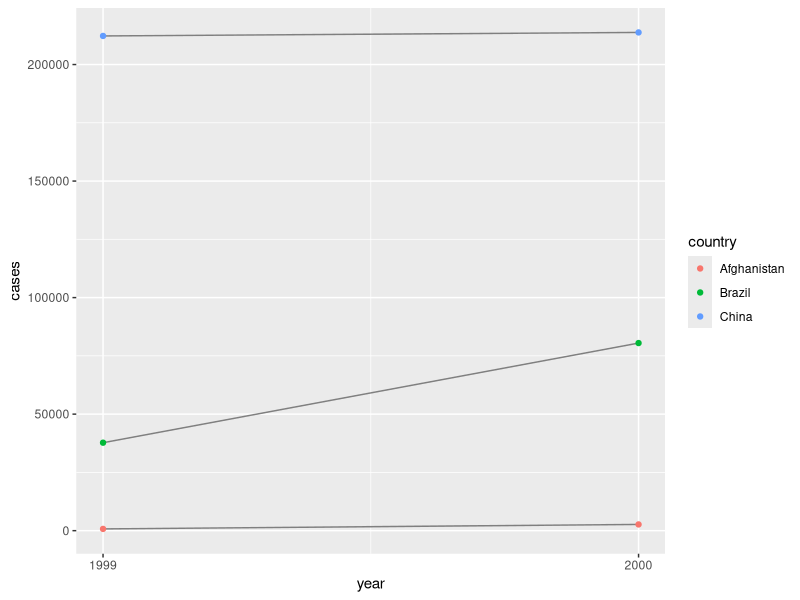
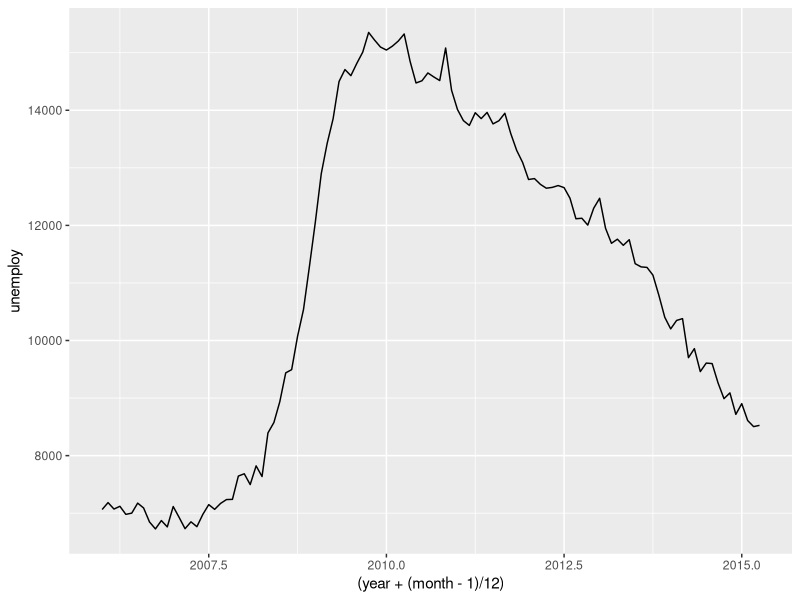
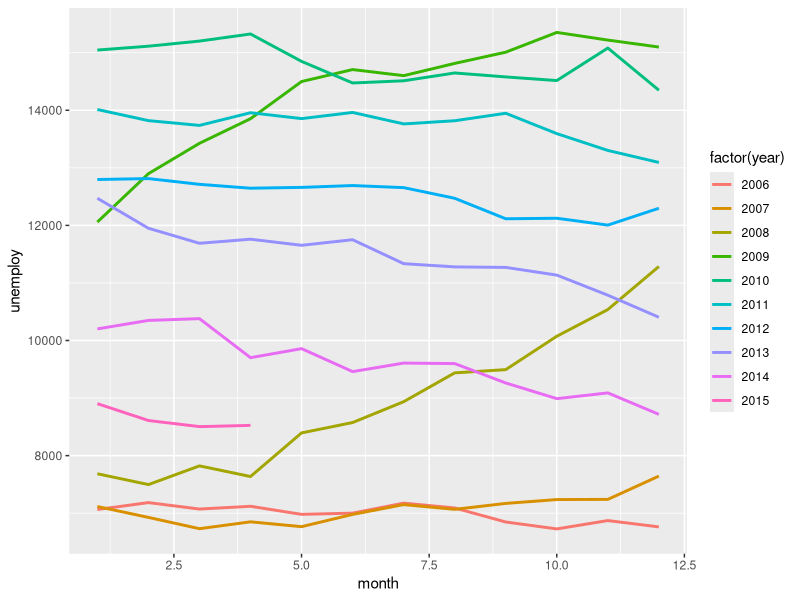

Reproduce these figures in R, in order. (Note: this script raises an error after producing the figures.)
## ---- chunk 1
library(tidyverse)
## ---- chunk 2
table1
table2
table3
## ---- chunk 3
table4a
table4b
## ---- chunk 4
# Compute rate per 10,000
table1 %>% 
  mutate(rate = cases / population * 10000)
# Compute cases per year
table1 %>%
  group_by(year) %>%
  summarize(cases = sum(cases)) 
# 或者：
table1 %>% 
  count(year, wt = cases)

# Visualise changes over time
library(ggplot2)
ggplot(table1, aes(year, cases)) + 
  geom_line(aes(group = country), colour = "grey50") + 
  geom_point(aes(colour = country))+
  scale_x_continuous(breaks = c(1999,2000),labels = c("1999","2000"))

## ---- chunk 5
table2

(t2_cases <- filter(table2, type == "cases") %>%
  rename(cases = count) %>%
  arrange(country, year))

(t2_population <- filter(table2, type == "population") %>%
  rename(population = count) %>%
  arrange(country, year))
## ---- chunk 6
t2_cases_per_cap <- tibble(
  t2_cases$country,
  t2_cases$year,
  cases = t2_cases$cases,
  population = t2_population$population
)

t2_cases_per_cap

t2_cases_per_cap %>%
  mutate(rate = cases/population) %>%
  select(1,2,5) %>%  
  ## 改变列名
  mutate(
    country = t2_cases$country,
    year = t2_cases$year
  ) %>%
  select(country,year,rate)
## ---- chunk 7
table4a
## ---- chunk 8
table1
## ---- chunk 9
## 注意这里`1999`和`2000`的引用方法
gather(table4a,key = year,value = cases,`1999`,`2000`)
## ---- chunk 10
library(lubridate)
ec2 <- economics %>% as_tibble() %>%
  transmute(year = year(date),
            month = month(date),
            rate = unemploy) %>%
  filter(year > 2005) %>%
  spread(year,rate)

ec2
## ---- chunk 11
ec2 %>%
  gather(-month,key = year,value = unemploy)
## ---- chunk 12
economics_2 <- ec2 %>%
            gather(key = year,value = unemploy,`2006`:`2015`,convert = T,na.rm = T)
## ---- chunk 13
## x轴为季度
ggplot(economics_2,aes(x=(year+(month-1)/12),y=unemploy))+
  geom_line()
## ---- chunk 14
ggplot(economics_2,aes(month,unemploy))+
  geom_line(aes(group = year,color = factor(year)),size = 1)
## ---- chunk 15
table2
## ---- chunk 16
table2 %>%
  spread(key = type,value = count)
## ---- chunk 17
(stocks <- tibble(
  year = c(2015, 2015, 2016, 2016),
  half = c(1, 2, 1, 2),
  return = c(1.88, 0.59, 0.92, 0.17)
))
stocks %>%
  spread(year, return) %>%
  gather(`2015`:`2016`, key = "year", value = "return")
## ---- chunk 18
stocks %>%
  spread(year, return) %>%
  gather(`2015`:`2016`, key = "year", value = "return",convert = T)
## ---- chunk 19
people <- tribble(
  ~name, ~key, ~value,
  "Phillip Woods", "age", 45,
  "Phillip Woods", "height", 186,
  "Phillip Woods", "age", 50,
  "Jessica Cordero", "age", 37,
  "Jessica Cordero", "height", 156
)

## ---- chunk 20
people2 <- people %>%
  group_by(name, key) %>%
  mutate(obs = row_number())

people2

spread(people2,key,value)
## ---- chunk 21
table3
## ---- chunk 22
## 这个例子里，sep不是必需的
table3 %>%
  separate(col = rate,into = c("cases","population"))
## ---- chunk 23
table3 %>% 
  separate(rate, into = c("cases", "population"), convert = T)
## ---- chunk 24
table5
unite(table5,col = year, century,year)
## ---- chunk 25
unite(table5,col = year,century,year,sep="")
## ---- chunk 26
table6 <- unite(table5,col = year,century,year,sep="")
table5
## ---- chunk 27
tibble(x = c("a,b,c", "d,e,f,g", "h,i,j")) %>% 
  separate(x, into = c("one", "two", "three"))
tibble(x = c("a,b,c", "d,e", "f,g,i")) %>% 
  separate(x, into = c("one", "two", "three"))
## ---- chunk 28
tibble(x = c("a,b,c", "d,e,f,g", "h,i,j")) %>% 
  separate(x, into = c("one", "two", "three"),extra = "drop")
## ---- chunk 29
tibble(x = c("a,b,c", "d,e,f,g", "h,i,j")) %>% 
  separate(x, c("one", "two", "three"),extra = "merge")
## ---- chunk 30
tibble(x = c("a,b,c", "d,e,", "h,i,j")) %>% 
  separate(x, c("one", "two", "three"),fill = "left")
tibble(x = c("a,b,c", "d,e,", "h,i,j")) %>% 
  separate(x, c("one", "two", "three"),fill = "right")
## ---- chunk 31
table5 

table5 %>% unite(col = year_unite,century,year,sep = "",remove = F)
## ---- chunk 32

tibble(x = c("X1", "X20", "AA11", "AA2")) %>%
  extract(x, c("variable", "id"), regex = "([A-Z]+)([0-9]+)")
## ---- chunk 33
# example with separators
tibble(x = c("X_1", "X_2", "AA_1", "AA_2")) %>%
  extract(x, c("variable", "id"), regex = "([A-Z]+)_([0-9])")

# example with position
tibble(x = c("X1", "X2", "Y1", "Y2")) %>%
  extract(x, c("variable", "id"), regex = "([A-Z])([0-9])")
## ---- chunk 34
stocks <- tibble(
  year   = c(2015, 2015, 2015, 2015, 2016, 2016, 2016),
  qtr    = c(   1,    2,    3,    4,    2,    3,    4),
  return = c(1.88, 0.59, 0.35,   NA, 0.92, 0.17, 2.66)
)

stocks
## ---- chunk 35
stocks %>%
  spread(key = year,value = return)
## ---- chunk 36
stocks %>%
  spread(key = year,value = return) %>%
  gather(key = year,value = return,`2015`:`2016`)
## ---- chunk 37
## 现在输出数据框比原来少一行
stocks %>%
  spread(key = year,value = return) %>%
  gather(key = year,value = return,`2015`:`2016`,na.rm = T)
## ---- chunk 38
stocks %>%
  complete(year, qtr)
## ---- chunk 39
treatment <- tribble(
  ~ person,           ~ treatment, ~response,
  "Derrick Whitmore", 1,           7,
  NA,                 2,           10,
  NA,                 3,           9,
  "Katherine Burke",  1,           4
)

treatment %>%
  fill(person,.direction = "up")

treatment %>%
  fill(person,.direction = "down")
## ---- chunk 40
who
## ---- chunk 41
who1 <- who %>% 
  gather(key,value = "cases",-country:-year,na.rm = T)

who1
## ---- chunk 42
who1 %>%
  count(key)
## ---- chunk 43
who2 <- who1 %>% 
  mutate(key = stringr::str_replace(key, "newrel", "new_rel"))
who2
## ---- chunk 44
who3 <- who2 %>% 
  separate(key, c("new", "type", "sexage"), sep = "_")
who3
## ---- chunk 45
who3 %>% 
  count(new)

who4 <- who3 %>% 
  select(-new, -iso2, -iso3)
## ---- chunk 46
who5 <- who4 %>% 
  separate(sexage, c("sex", "age"), sep = 1)
who5
## ---- chunk 47
who %>%
  gather(key, value, new_sp_m014:newrel_f65, na.rm = TRUE) %>% 
  mutate(key = stringr::str_replace(key, "newrel", "new_rel")) %>%
  separate(key, c("new", "var", "sexage")) %>% 
  select(-new, -iso2, -iso3) %>% 
  separate(sexage, c("sex", "age"), sep = 1)
## ---- chunk 48
who6 <- who %>%
          distinct(country,iso2,iso3) %>%
          group_by(country) %>%
          summarize(n = n())

who6 %>%
  filter(n>1)
## ---- chunk 49
library(tidyverse)
## ---- chunk 50
relig_income

relig_income %>% 
  pivot_longer(cols = -religion, 
               names_to = "income",
               values_to = "count")
## ---- chunk 51
billboard
## ---- chunk 52
billboard_tidy <- billboard %>% 
  pivot_longer(cols = starts_with("wk"),
               names_to = "week",
               values_to = "rank",
               names_prefix = "wk",
               names_ptypes = list(week = integer()),
               values_drop_na = T)
billboard_tidy
## ---- chunk 53
## 计算保持周数
billboard_tidy %>% 
  group_by(track) %>% 
  summarise(stay = max(week) - min(week) + 1) %>% 
  arrange(stay)
## ---- chunk 54
who

## tidyr 一章中使用的方法
who %>% 
  gather(starts_with("new"), 
         key = key, 
         value = value,
         na.rm = T) %>% 
  extract(key,
          into = c("diagnosis", "gender", "age"),
          regex = "new_?(.*)_(.)(.*)")
## ---- chunk 55
who %>% 
  pivot_longer(cols = starts_with("new"),
               names_to = c("diagonosis", "gender", "age"),
               names_pattern = "new_?(.*)_(.)(.*)",
               values_to = "count",
               values_drop_na = T)
## ---- chunk 56
who %>% 
  pivot_longer(cols = starts_with("new"),
               names_to = c("diagonosis", "gender", "age"),
               names_pattern = "new_?(.*)_(.)(.*)",
               names_ptypes = list(
                 gender = factor(levels = c("f", "m")),
                 age = factor(
                        levels = c("014", "1524", "2534", "3544", "4554", "5564", "65"), 
                        ordered = TRUE)
               ),
               values_to = "count",
               values_drop_na = T)
## ---- chunk 57
family <- tribble(
  ~family,  ~dob_child1,  ~dob_child2, ~gender_child1, ~gender_child2,
       1L, "1998-11-26", "2000-01-29",             1L,             2L,
       2L, "1996-06-22",           NA,             2L,             NA,
       3L, "2002-07-11", "2004-04-05",             2L,             2L,
       4L, "2004-10-10", "2009-08-27",             1L,             1L,
       5L, "2000-12-05", "2005-02-28",             2L,             1L,
)
family <- family %>% mutate_at(vars(starts_with("dob")), parse_date)
family
## ---- chunk 58
family %>% 
  pivot_longer(
    -family, 
    names_to = c(".value", "child"),   ## child 为每个 family 中的标识变量
    names_sep = "_", 
    values_drop_na = TRUE
  )
## ---- chunk 59
anscombe 

anscombe %>% 
  pivot_longer(everything(),
               names_to = c(".value", "set"),
               names_pattern = "([xy])([1234])")
## ---- chunk 60
pnl <- tibble(
  x = 1:4,
  a = c(1, 1,0, 0),
  b = c(0, 1, 1, 1),
  y1 = rnorm(4),
  y2 = rnorm(4),
  z1 = rep(3, 4),
  z2 = rep(-2, 4),
)
pnl
## ---- chunk 61
pnl %>% 
  pivot_longer(-(x:b),
               names_to = c(".value", "time"),
               names_pattern = "([yz])([12])")
## ---- chunk 62
#  To create a tibble with duplicated names
# you have to explicitly opt out of the name repair 
# that usually prevents you from creating such a dataset:

df <- tibble(x = 1:3, y = 4:6, y = 5:7, y = 7:9, .name_repair = "minimal") 
df
## ---- chunk 63
df %>% 
  pivot_longer(-x, names_to = "y")
## ---- chunk 64
fish_encounters
## ---- chunk 65
fish_encounters %>% 
  pivot_wider(names_from = station,
              values_from = seen,
              )
